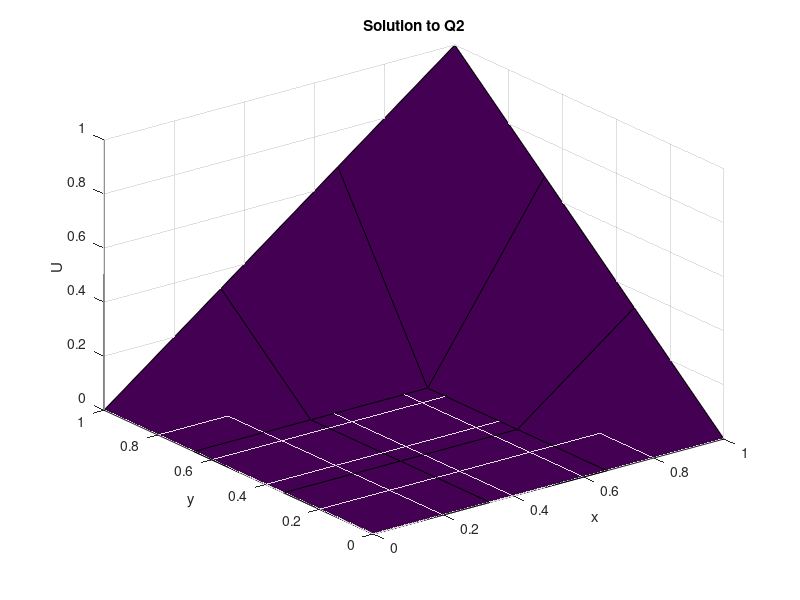

MATLAB code to generate this figure:
%solution for Q2
%defining parameters:
h=1/3;
k=1/3;
Nx=1/h;
Ny=1/k;
x=0:h:1;
y=0:k:1;
tol=1e-6;
error=1;
U=zeros(Nx+1,Ny+1);
Unew=ones(Nx+1, Ny+1);
%initial conditions
for i=1:Nx+1
    Unew(1,i)=0;
    Unew(Ny+1,i)=x(i);
end
for j=1:Ny+1
    Unew(j,1)=0;
    Unew(j,Nx+1)=y(j);
end
%solving the discretized equation
while error>tol
    for i=2:Nx
        for j=2:Ny
            Unew(i,j)=(k*k*U(i-1,j)+k*k*U(i+1,j)+h*h*U(i,j-1)+h*h*U(i,j+1))*1/(2*(h*h+k*k));
        end
    end
    error=max(abs(Unew-U));
    U=Unew;
end
%plotting the solution
[X, Y] = meshgrid(x, y);
surf(X, Y, U'); 
xlabel('x');
ylabel('y');
zlabel('U');
title('Solution to Q2');
